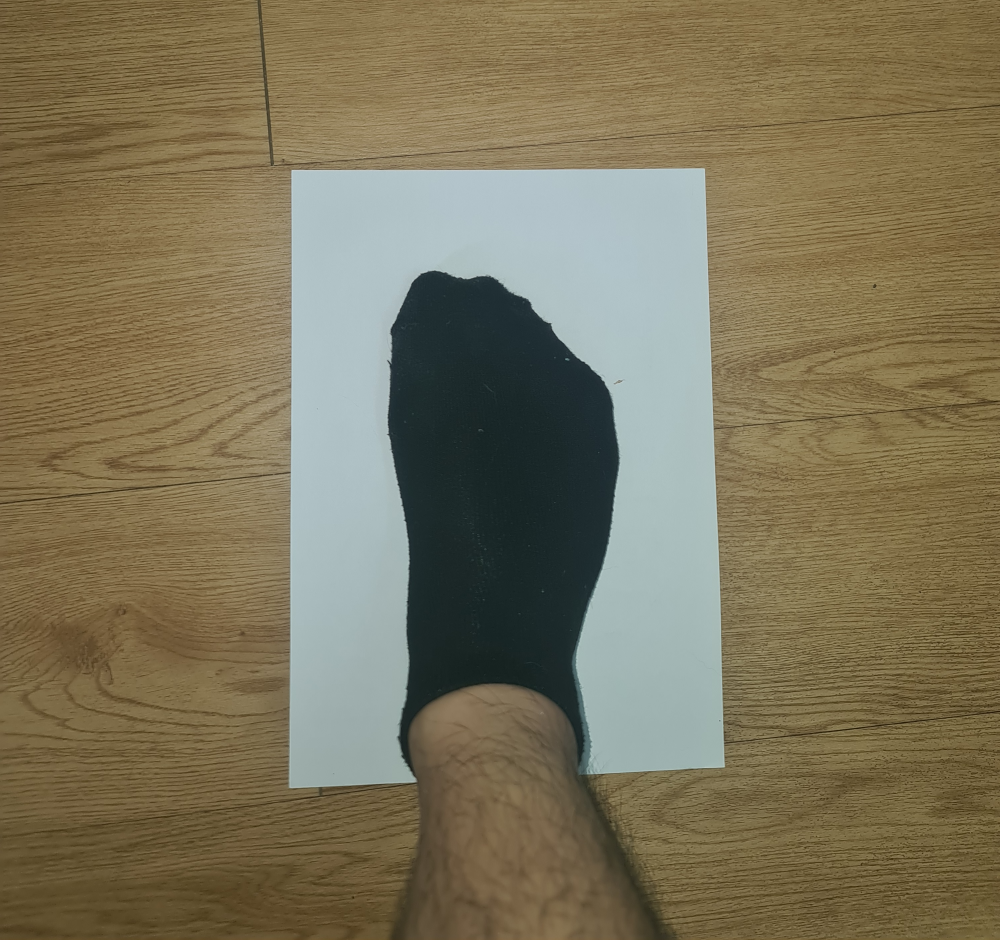
#> input picture ของจริง/test1.jpg, 3000 x 2820 px (shown at 1/3 size)
$ python main.py
#> lines starting #> are read from the running program, lines starting #| are printed output that depends on the picture; after the words box and inside, x2 and y2 are one past the last pixel; in counts of white or black regions, pixels touching at a corner belong together; long printed decimals are rounded
import imutils
import cv2
import numpy as np
import mapper

img = cv2.imread('test1.jpg')
#> img is the input picture: shape (2820, 3000, 3); mean B, G, R 89.4, 115.8, 124.6
imS= cv2.resize(img, (500, 470))
cv2.imwrite('output/0img.jpg',imS)
gray = cv2.cvtColor(imS, cv2.COLOR_BGR2GRAY)
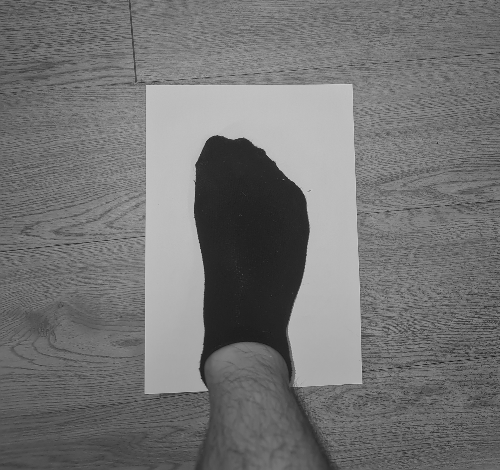
#> gray: shape (470, 500); min 22, max 207, mean 115.5
cv2.imwrite('output/1pre_gray.jpg',gray)
blurred = cv2.GaussianBlur(gray, (5, 5), 0)
cv2.imwrite('output/2pre_blurred.jpg',blurred)
thresh = cv2.threshold(blurred, 150, 255, cv2.THRESH_BINARY)[1]
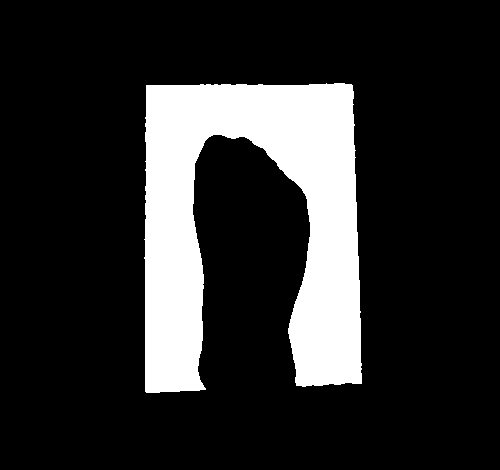
#> thresh: shape (470, 500); 17.3% white; 1 white region, box (x1, y1, x2, y2) and area: (144, 83, 362, 393) 40575
cv2.imwrite('output/3pre_thresh.jpg',thresh)

# [5 lines of commented-out code are left out]

edged = cv2.Canny(thresh, 50, 100)
#> edged: shape (470, 500); 0.65% white in thin lines or dots, all inside (x1, y1, x2, y2) = (144, 82, 362, 393)
edged = cv2.dilate(edged, None, iterations=1)
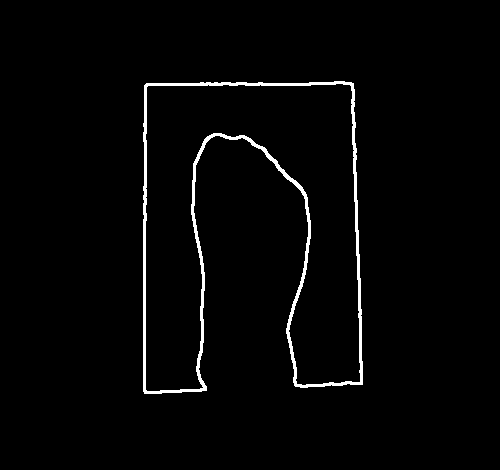
#> edged: shape (470, 500); 2.1% white; 1 white region, box (x1, y1, x2, y2) and area: (143, 81, 363, 394) 4893
edged = cv2.erode(edged, None, iterations=1)
cv2.imwrite('output/4pre_edged.jpg',edged)

cnts = cv2.findContours(edged.copy(), cv2.RETR_EXTERNAL, cv2.CHAIN_APPROX_SIMPLE)
#> cnts = 1 contour; box (x1, y1, x2, y2) and area: (144, 82, 362, 393) 40603
cnts = imutils.grab_contours(cnts)

for c in cnts:
    epsilon = 0.06 * cv2.arcLength(c, True)
    approx = cv2.approxPolyDP(c, epsilon, True)
    # contourSS = cv2.drawContours(imS, [approx], 0, (0, 255,0), 2)

    print(approx)
#> this loop made 1 pass
#> epsilon on pass 1: 94.06
#> (printed output is left out)
# [19 lines of commented-out code are left out]
myPoints = np.array(approx,dtype=np.int32)
#> myPoints = [[352, 84], [145, 86], [145, 392], [214, 134], [361, 383]]
print('********************************')
print(myPoints)
#| [[[352  84]]
#|  [[145  86]]
#|  [[145 392]]
#|  [[214 134]]
#|  [[361 383]]]

w = 2480; h = 3508;
pts1 = np.float32([myPoints[2], myPoints[4], myPoints[1], myPoints[0]])
#> pts1 = [[145, 392], [361, 383], [145, 86], [352, 84]]
pts2 = np.float32([[0, 0], [w, 0], [0, h], [w, h]])
matrix = cv2.getPerspectiveTransform(pts1, pts2)
#> matrix = [[11.69, -6.38e-16, -1695.4], [-0.476, -11.44, 4552], [-0.000103, 0.000145, 1]]
result = cv2.warpPerspective(imS, matrix, (w, h))
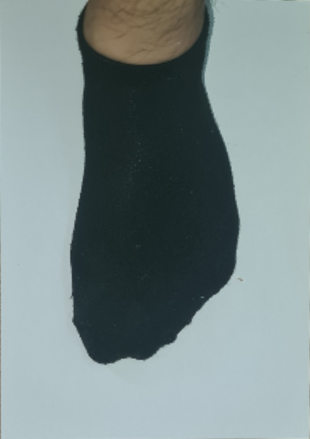
#> result: shape (3508, 2480, 3) (shown at 1/8 size); mean B, G, R 139.4, 139.1, 123.8
cv2.imwrite('output/6_perspective.jpg',result)


gray1 = cv2.cvtColor(result, cv2.COLOR_BGR2GRAY)
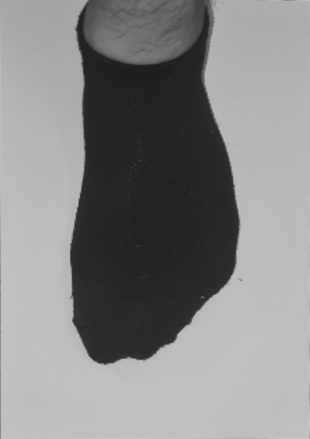
#> gray1: shape (3508, 2480) (shown at 1/8 size); min 25, max 205, mean 134.6
blurred1 = cv2.GaussianBlur(gray1, (5, 5), 0)
thresh1 = cv2.threshold(blurred1, 150, 255, cv2.THRESH_BINARY)[1]
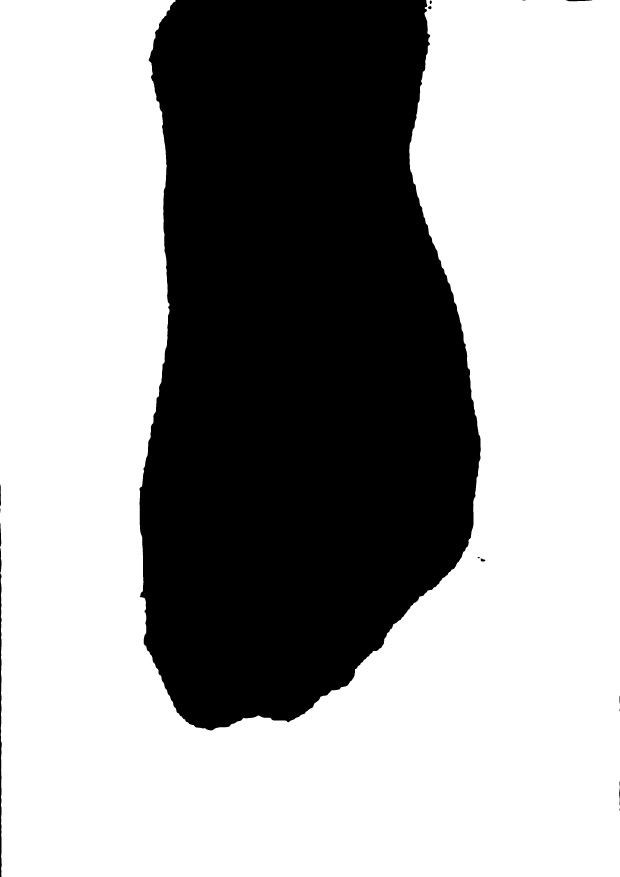
#> thresh1: shape (3508, 2480) (shown at 1/4 size); 63.4% white; 17 black regions (2 under 20 px), largest, box (x1, y1, x2, y2) and area: (558, 0, 1923, 2922) 3176530, (0, 2293, 7, 3508) 6221, (0, 2191, 6, 2292) 425

edged1 = cv2.Canny(thresh1, 50, 100)
#> edged1: shape (3508, 2480); 0.1% white in thin lines or dots
edged1 = cv2.dilate(edged1, None, iterations=1)
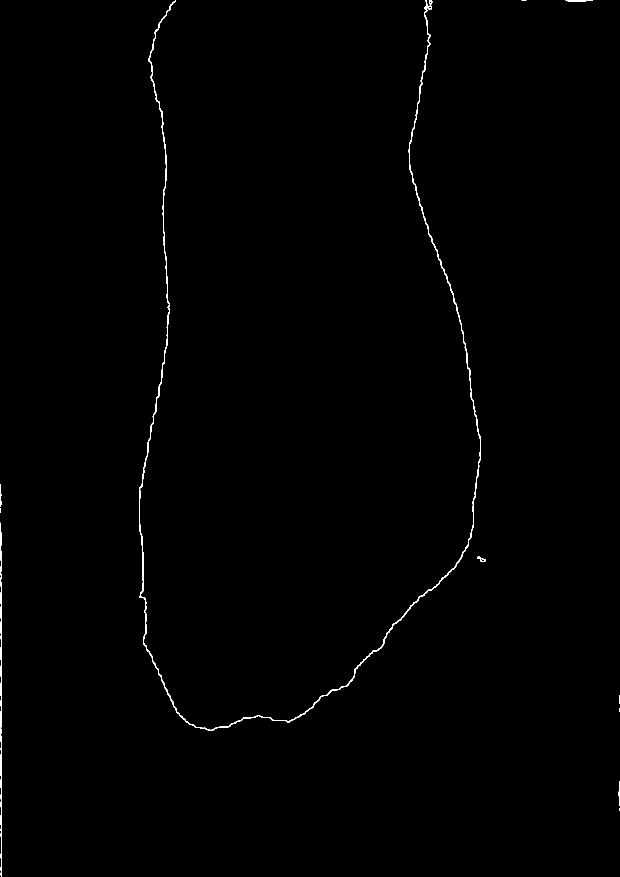
#> edged1: shape (3508, 2480) (shown at 1/4 size); 0.34% white; 16 white regions, largest, box (x1, y1, x2, y2) and area: (556, 0, 1924, 2923) 23554, (0, 2190, 8, 3508) 4188, (2263, 0, 2370, 6) 331
edged1 = cv2.erode(edged1, None, iterations=1)
#> edged1: shape (3508, 2480); 0.1% white in thin lines or dots

cnts = cv2.findContours(edged1.copy(), cv2.RETR_EXTERNAL, cv2.CHAIN_APPROX_SIMPLE)
#> cnts = 16 contours, 9 with area under 20; largest, box (x1, y1, x2, y2) and area: (557, 0, 1923, 2922) 554, (1922, 2233, 1941, 2246) 156, (1712, 23, 1726, 37) 128, (1718, 0, 1728, 16) 95, (1910, 2227, 1921, 2233) 32, (2476, 3151, 2480, 3222) 28, (0, 2092, 5, 2188) 20
cnts = imutils.grab_contours(cnts)

for c in cnts:

    x, y, w1, h1 = cv2.boundingRect(c)
    cv2.rectangle(result, (x, y), (x + w1, y + h1), (0, 255, 0), 10)
#> this loop made 16 passes
#> (x, y, w1, h1) on passes 1 to 8: (2477, 3233, 3, 10), (2476, 3151, 4, 71), (2477, 3126, 3, 21), (2477, 2835, 3, 10), (2477, 2783, 3, 31), (1922, 2233, 19, 13), (1910, 2227, 11, 6), (0, 2191, 7, 1317)


cv2.imwrite('output/7edgedFeet.jpg',result)
print(x)
#| 557
print(y)
#| 0
print(w1)
#| 1366
print(h1)
#| 2922

WF = (w1/11.81)/10
#> WF = 11.57
WH = (h1/11.81)/10
#> WH = 24.74
print(WF)
#| 11.566
print(WH)
#| 24.742
# cv2.imshow("Scanned", result)
 # press q or Esc to close
# cv2.waitKey(0)
# cv2.destroyAllWindows()

$ run again, with ของจริง/test3.jpg copied over ของจริง/test1.jpg
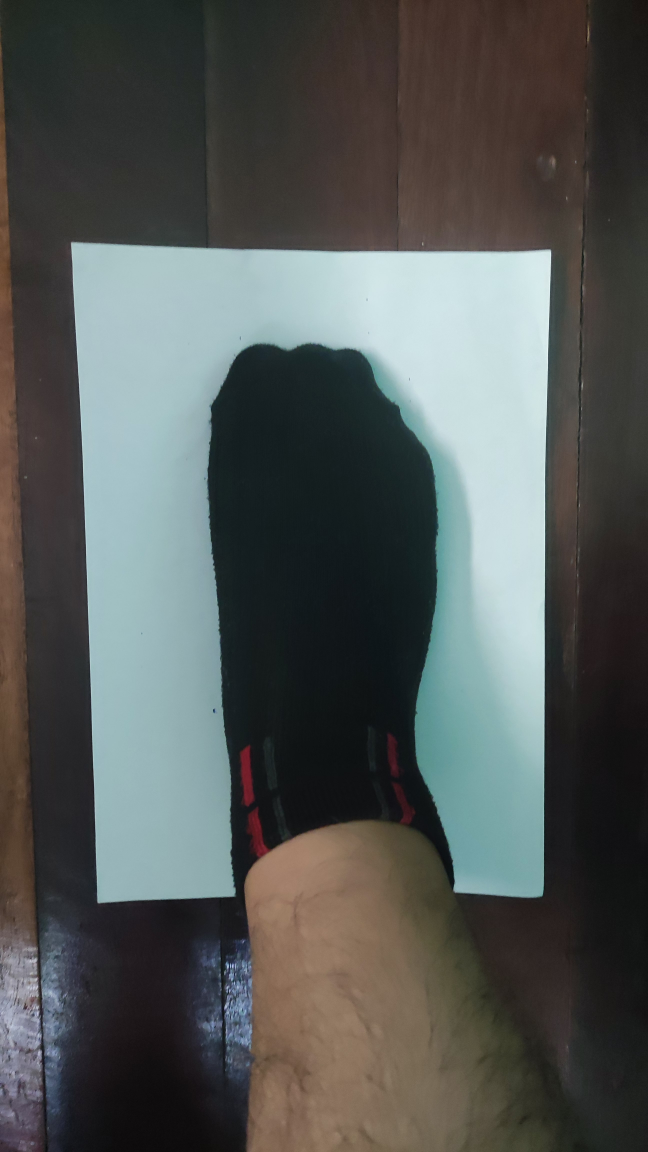
#> input picture ของจริง/test3.jpg, 2592 x 4608 px (shown at 1/4 size)
#> img is the input picture: shape (4608, 2592, 3); mean B, G, R 85.2, 87.1, 83
#> `thresh = cv2.threshold(blurred, 150, 255, cv2.THRESH_BINARY)[1]`:
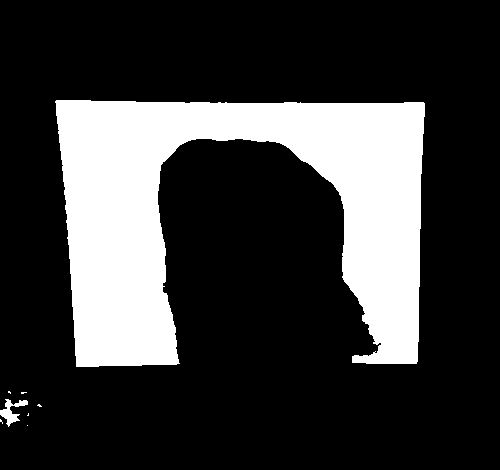
#> thresh: shape (470, 500); 23% white; 8 white regions (6 under 20 px), largest, box (x1, y1, x2, y2) and area: (55, 100, 425, 367) 53602, (0, 399, 28, 427) 304
#> `cnts = cv2.findContours(edged.copy(), cv2.RETR_EXTERNAL, cv2.CHAIN_APP..`: cnts = 8 contours, 6 with area under 20; largest, box (x1, y1, x2, y2) and area: (0, 398, 28, 427) 184, (157, 138, 375, 363) 80
#> the loop `for c in cnts:` made 8 passes
#> (epsilon, approx) on passes 1, 2, 4, 5: (0.48, [[26, 424], [26, 426], [28, 426], [28, 424]]), (0.495, [[28, 412], [27, 413], [27, 415], [29, 414]]), (10.11, [[27, 400], [5, 398], [17, 420], [0, 423]]), (0.805, [[21, 392], [21, 393], [26, 393], [26, 391]])
#> (printed output is left out)
#> myPoints = [[55, 100], [76, 366], [57, 99], [422, 101], [417, 362], [424, 102]]
#| [[[ 55 100]]
#|  [[ 76 366]]
#|  [[ 57  99]]
#|  [[422 101]]
#|  [[417 362]]
#|  [[424 102]]]
#> pts1 = [[57, 99], [417, 362], [76, 366], [55, 100]]
#> matrix = [[2121, -150.9, -105956.2], [1844.6, -2524.9, 144821.8], [1.38, -0.787, 1]]
#> thresh1: shape (3508, 2480); 28.7% white; 37 white regions (32 under 20 px), largest, box (x1, y1, x2, y2) and area: (0, 0, 2442, 1319) 1865975, (852, 3053, 2480, 3508) 608908, (314, 3373, 609, 3508) 20448, (210, 3467, 259, 3508) 1083, (3, 3499, 9, 3508) 21
#> `cnts = cv2.findContours(edged1.copy(), cv2.RETR_EXTERNAL, cv2.CHAIN_AP..`: cnts = 53 contours, 48 with area under 20; largest, box (x1, y1, x2, y2) and area: (0, 0, 2442, 1319) 2888, (313, 3372, 609, 3508) 131, (210, 3467, 259, 3508) 38, (851, 3052, 2480, 3508) 28, (2, 3498, 10, 3508) 22
#> the loop `for c in cnts: ` made 53 passes
#> (x, y, w1, h1) on passes 1 to 8: (2, 3498, 8, 10), (210, 3467, 49, 41), (313, 3372, 296, 136), (851, 3052, 1629, 456), (2178, 419, 1, 1), (2180, 416, 1, 1), (2182, 414, 1, 1), (2183, 412, 1, 1)
#> after the loop `for c in cnts:`:
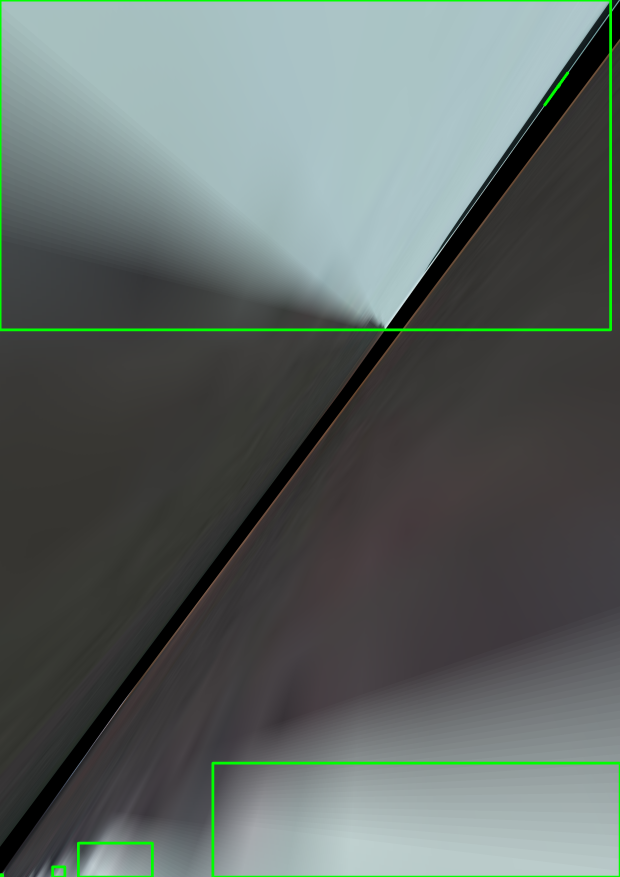
#> result: shape (3508, 2480, 3) (shown at 1/4 size); mean B, G, R 100.5, 103.4, 94.3
#| 0
#| 0
#| 2442
#| 1319
#> WF = 20.68
#> WH = 11.17
#| 20.677
#| 11.169

$ run again, with ของจริง/test4.jpg copied over ของจริง/test1.jpg
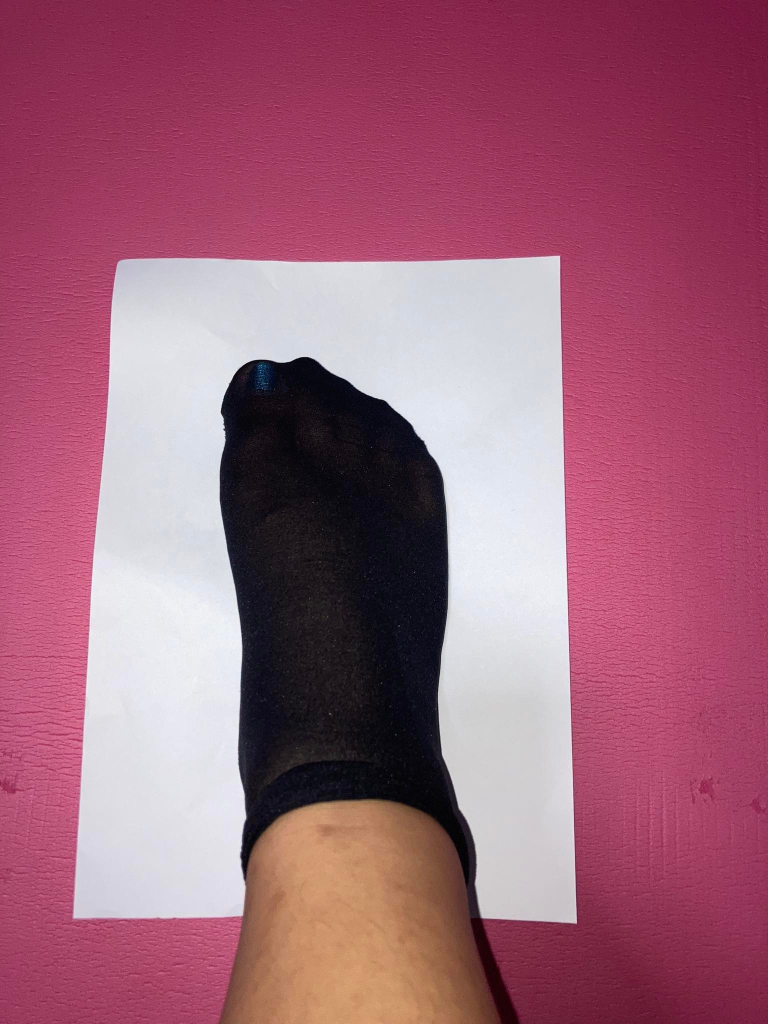
#> input picture ของจริง/test4.jpg, 1536 x 2048 px (shown at 1/2 size)
#> img is the input picture: shape (2048, 1536, 3); mean B, G, R 120.1, 99.3, 159.3
#> `thresh = cv2.threshold(blurred, 150, 255, cv2.THRESH_BINARY)[1]`:
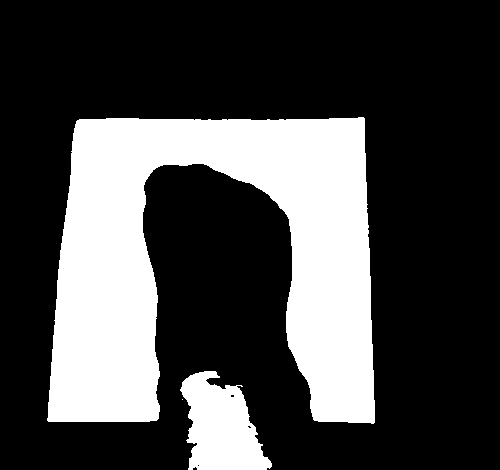
#> thresh: shape (470, 500); 27.8% white; 3 white regions (1 under 20 px), largest, box (x1, y1, x2, y2) and area: (47, 117, 375, 424) 59476, (180, 371, 272, 470) 5899
#> `cnts = cv2.findContours(edged.copy(), cv2.RETR_EXTERNAL, cv2.CHAIN_APP..`: cnts = 4 contours, 2 with area under 20; largest, box (x1, y1, x2, y2) and area: (46, 116, 375, 424) 59486, (180, 370, 272, 470) 109
#> the loop `for c in cnts:` made 4 passes
#> (epsilon, approx) on passes 1, 3: (1.3, [[199, 464], [192, 469], [196, 469]]), (38.56, [[185, 378], [187, 469], [205, 370], [270, 469]])
#> (printed output is left out)
#> myPoints = [[364, 117], [76, 120], [47, 421], [202, 163], [374, 423]]
#| [[[364 117]]
#|  [[ 76 120]]
#|  [[ 47 421]]
#|  [[202 163]]
#|  [[374 423]]]
#> pts1 = [[47, 421], [374, 423], [76, 120], [364, 117]]
#> matrix = [[9.3, 0.896, -814.7], [0.0757, -12.38, 5207.3], [6.34e-05, 0.000482, 1]]
#> thresh1: shape (3508, 2480); 66.4% white; 45 black regions (10 under 20 px), largest, box (x1, y1, x2, y2) and area: (495, 0, 2426, 2934) 2900880, (846, 3490, 2266, 3508) 15000, (1389, 255, 1428, 285) 805
#> `cnts = cv2.findContours(edged1.copy(), cv2.RETR_EXTERNAL, cv2.CHAIN_AP..`: cnts = 60 contours, 28 with area under 20; largest, box (x1, y1, x2, y2) and area: (1388, 254, 1428, 285) 807, (998, 0, 1549, 549) 478, (1467, 106, 1499, 130) 464, (1012, 228, 1039, 257) 401, (495, 0, 2426, 2934) 400
#> the loop `for c in cnts: ` made 60 passes
#> (x, y, w1, h1) on passes 2, 3, 4, 5, 6, 7, 9, 10: (2288, 3505, 35, 3), (2333, 3504, 91, 4), (0, 3502, 3, 6), (846, 3489, 1420, 19), (2476, 3034, 4, 210), (2476, 2628, 4, 207), (2476, 2235, 4, 186), (2476, 1913, 4, 152)
#> after the loop `for c in cnts:`:
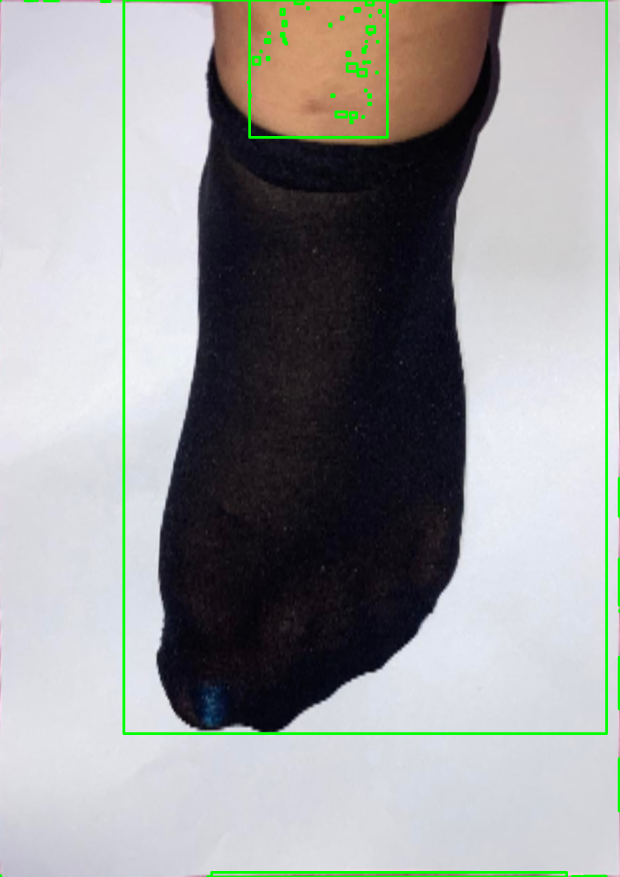
#> result: shape (3508, 2480, 3) (shown at 1/4 size); mean B, G, R 155.4, 155.4, 153.9
#| 0
#| 0
#| 2
#| 3
#> WF = 0.0169
#> WH = 0.0254
#| 0.01693
#| 0.0254
